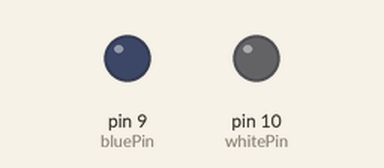
Simulated run of this sketch. Board: Arduino Uno, built with avr-gcc and run on an emulated ATmega328P. On the bench: output pins drawn as LEDs (lit = HIGH).

Above: at 0.05 s.
At 3.9 s:
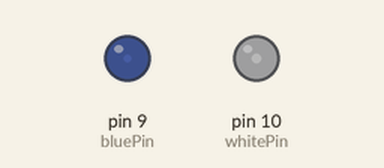
Timing chart, 0 to 7.2 s (numbered marks = the images above):
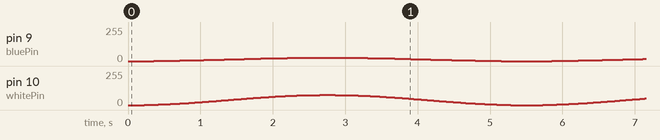

The sketch:

breathing_led.ino
```cpp
/*
 * 双灯混色呼吸灯：蓝色 + 白色
 * 目标：通过加入白光让蓝色变得不那么“纯蓝”
 */

const int bluePin = 9;    // 蓝色 LED 接 Pin 9
const int whitePin = 10;  // 白色 LED 接 Pin 10
const float period = 5500; // 呼吸周期 5.5 秒

// 调节这个比例来改变色调 (0.0 到 1.0)
// 0.2 表示白光只开到 20% 的亮度，如果你想要更淡的蓝，就调高这个值
const float whiteMixRatio = 0.3;

void setup() {
  pinMode(bluePin, OUTPUT);
  pinMode(whitePin, OUTPUT);
}

void loop() {
  float time = millis();

  // 计算基础呼吸曲线 (0 到 255)
  float angle = 2.0 * PI * (time / period);
  int baseBrightness = 127.5 * (sin(angle - PI/2.0) + 1.0);

  // 蓝色全额输出
  analogWrite(bluePin, baseBrightness*0.1);

  // 白色按比例输出，起到“冲淡”颜色的作用
  int whiteBrightness = baseBrightness * whiteMixRatio;
  analogWrite(whitePin, whiteBrightness);

  delay(10);
}
```
